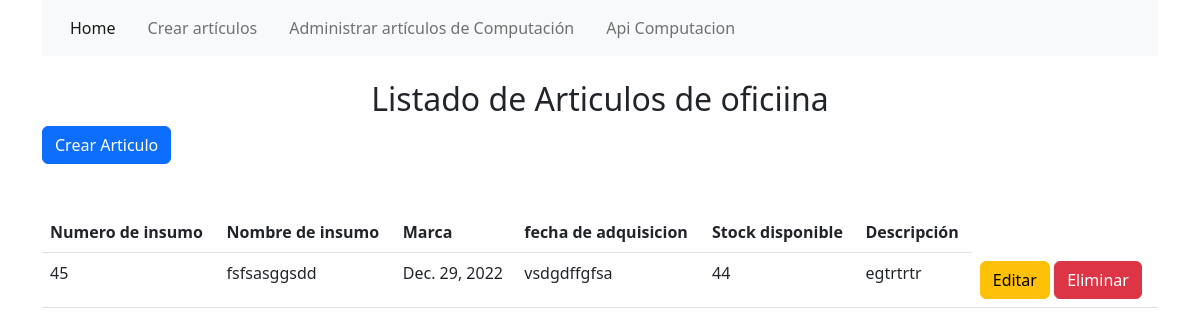
Screenshot of /computacion/listar_computacion with the database file from the repository.
### computacion/models.py (models this page shows)
class InsumosComputacionales(models.Model):
    nro_insumo = models.CharField(primary_key=True, max_length=50, null=False)
    name_insumo = models.CharField(max_length=50, null=False)
    fecha_adquisicion = models.DateField(null=False)
    marca = models.CharField(max_length=30, null=False)
    stock = models.IntegerField(null=False)
    description = models.CharField(max_length=100, null=False)

### computacion/views.py (the view)
# urls.py: path('listar_computacion', views.listar_computacion, name = 'listar_computacion'),
def listar_computacion(request):
    insumos = InsumosComputacionales.objects.all()
    print(insumos)
    return render(request,"computacion/listar_computacion.html", {'insumos':insumos})

### templates/computacion/listar_computacion.html (shortened to what this page needs)
{% extends "computacion/inicio_computacion.html" %} {% block titulo %} Articulos Registrados {% endblock %}
{% block body %}
<h2 class="text-center">Listado de Articulos de oficiina</h2>
<button type="button"  class="btn btn-primary" onclick="document.location.href='registrar_oficina'"> Crear Articulo</button>
<table class="table mt-5">
    <thead>
      <tr>
        <th scope="col">Numero de insumo</th>
        <th scope="col">Nombre de insumo</th>
        <th scope="col">Marca</th>
        <th scope="col">fecha de adquisicion</th>
        <th scope="col">Stock disponible</th>
        <th scope="col">Descripción</th>
      </tr>
    </thead>
    {% if insumos %}
    {% for ins in insumos %}
    <tbody>
      <tr>
        <td>{{ins.nro_insumo}}</td>
        <td>{{ins.name_insumo}}</td>
        <td>{{ins.fecha_adquisicion}}</td>
        <td>{{ins.marca}}</td>
        <td>{{ins.stock}}</td>
        <td>{{ins.description}}</td>
        <td>
          <a href="{% url 'editar_computacion' ins.nro_insumo %}"><button class="btn btn-warning">Editar</button></a>
          <a href="{% url 'eliminar_computacion' ins.nro_insumo %}"><button class="btn btn-danger">Eliminar</button></a>
        </td>
      </tr>
    </tbody>
    {% endfor %}
    {% else %}
    <tbody>
        <tr>
          <td scope="row" colspan="8" class="text-center">No se encontraron vehiculos registrados</td>
    </tbody>
    {% endif %}
</table>
  {% endblock %}

### rows the page displays
InsumosComputacionales: nro_insumo "45", name_insumo "fsfsasggsdd", fecha_adquisicion "Dec. 29, 2022", marca "vsdgdffgfsa", stock "44", description "egtrtrtr"
